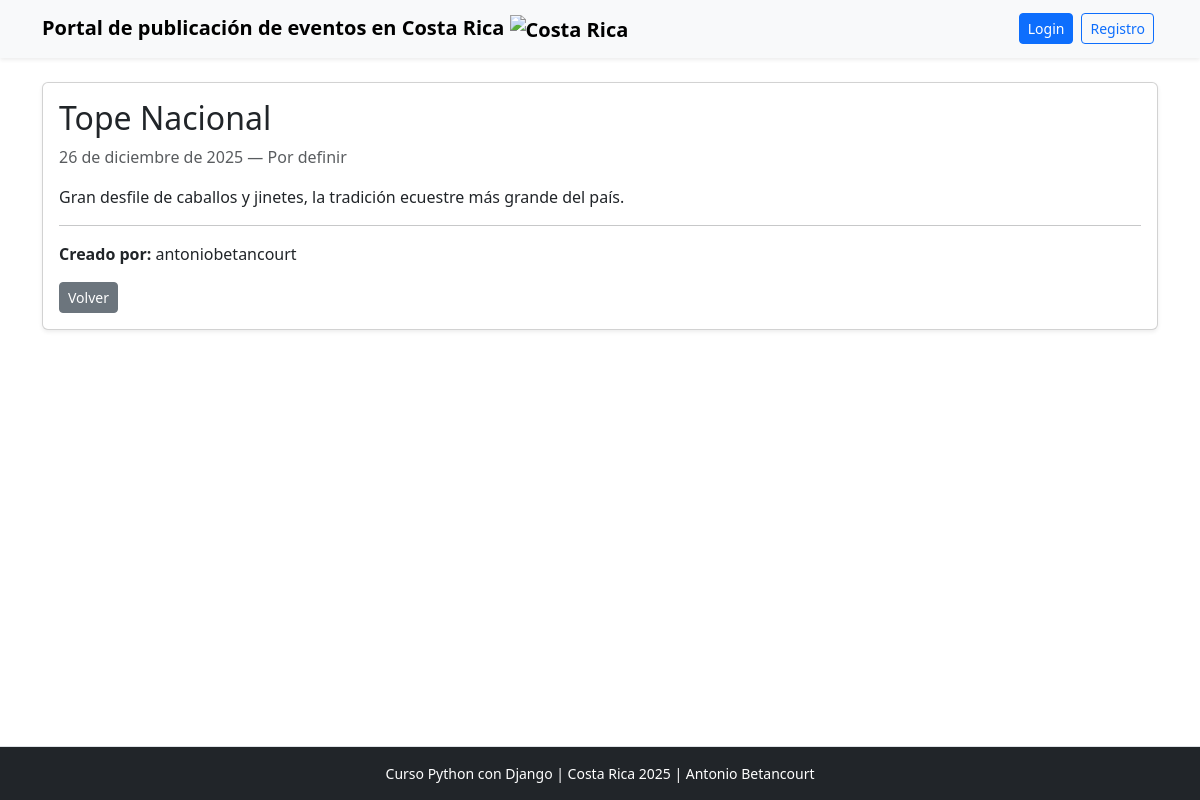
Screenshot of /evento/17/ with the database file from the repository.
### eventos_app/models.py (models this page shows, shortened)
class Evento(models.Model):
    titulo = models.CharField(max_length=200)
    descripcion = models.TextField()
    fecha = models.DateField()
    ubicacion = models.CharField(max_length=200)
    creado_por = models.ForeignKey(User, on_delete=models.CASCADE, related_name='eventos')
    creado_en = models.DateTimeField(auto_now_add=True)

### eventos_app/views.py (the view)
# urls.py: path('evento/<int:pk>/', views.detalle_evento, name='detalle'),
def detalle_evento(request, pk):
    evento = get_object_or_404(Evento, pk=pk)
    return render(request, 'eventos_app/detalle.html', {'evento': evento})

### eventos_app/templates/eventos_app/detalle.html (shortened to what this page needs)
{% extends 'eventos_app/base.html' %}
{% block content %}
<div class="card shadow-sm">
  <div class="card-body">
    <h2>{{ evento.titulo }}</h2>
    <p class="text-muted">{{ evento.fecha }} — {{ evento.ubicacion }}</p>
    <p>{{ evento.descripcion }}</p>
    <hr>
    <p><strong>Creado por:</strong> {{ evento.creado_por.username }}</p>
    <a href="{% url 'eventos_app:index' %}" class="btn btn-secondary btn-sm">Volver</a>
  </div>
</div>
{% endblock %}

### eventos_app/templates/eventos_app/base.html (style rules this page uses)
html, body { height: 100%; }
body { display: flex; flex-direction: column; min-height: 100vh; }

### rows the page displays
Evento: titulo "Tope Nacional", fecha "26 de diciembre de 2025", ubicacion "Por definir", descripcion "Gran desfile de caballos y jinetes, la tradición ecuestre más grande del país.", creado_por.username "antoniobetancourt"
